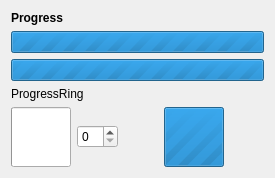
             <widget class="QWidget" name="widget_14" native="true">
              <property name="minimumSize">
               <size>
                <width>0</width>
                <height>0</height>
               </size>
              </property>
              <layout class="QGridLayout" name="gridLayout_20">
               <item row="2" column="0">
                <widget class="QProgressBar" name="progressBar_4">
                 <property name="maximum">
                  <number>0</number>
                 </property>
                 <property name="value">
                  <number>-1</number>
                 </property>
                 <property name="textVisible">
                  <bool>false</bool>
                 </property>
                 <property name="progressBarStyle" stdset="0">
                  <number>1</number>
                 </property>
                </widget>
               </item>
               <item row="1" column="0">
                <widget class="QProgressBar" name="progressBar_3">
                 <property name="maximum">
                  <number>0</number>
                 </property>
                 <property name="value">
                  <number>-1</number>
                 </property>
                 <property name="textVisible">
                  <bool>false</bool>
                 </property>
                </widget>
               </item>
               <item row="4" column="0">
                <layout class="QGridLayout" name="gridLayout_14">
                 <item row="0" column="0">
                  <widget class="QProgressBar" name="progressBar_5">
                   <property name="sizePolicy">
                    <sizepolicy hsizetype="Minimum" vsizetype="Minimum">
                     <horstretch>0</horstretch>
                     <verstretch>0</verstretch>
                    </sizepolicy>
                   </property>
                   <property name="minimumSize">
                    <size>
                     <width>60</width>
                     <height>60</height>
                    </size>
                   </property>
                   <property name="maximumSize">
                    <size>
                     <width>60</width>
                     <height>60</height>
                    </size>
                   </property>
                   <property name="maximum">
                    <number>99</number>
                   </property>
                   <property name="value">
                    <number>-1</number>
                   </property>
                   <property name="alignment">
                    <set>Qt::AlignmentFlag::AlignCenter</set>
                   </property>
                   <property name="progressBarStyle" stdset="0">
                    <number>2</number>
                   </property>
                  </widget>
                 </item>
                 <item row="0" column="1">
                  <widget class="QSpinBox" name="spinBox_2">
                   <property name="singleStep">
                    <number>1</number>
                   </property>
                  </widget>
                 </item>
                 <item row="0" column="4">
                  <spacer name="horizontalSpacer_9">
                   <property name="orientation">
                    <enum>Qt::Orientation::Horizontal</enum>
                   </property>
                   <property name="sizeHint" stdset="0">
                    <size>
                     <width>40</width>
                     <height>20</height>
                    </size>
                   </property>
                  </spacer>
                 </item>
                 <item row="0" column="3">
                  <widget class="QProgressBar" name="progressBar_16">
                   <property name="sizePolicy">
                    <sizepolicy hsizetype="Fixed" vsizetype="Fixed">
                     <horstretch>0</horstretch>
                     <verstretch>0</verstretch>
                    </sizepolicy>
                   </property>
                   <property name="minimumSize">
                    <size>
                     <width>60</width>
                     <height>60</height>
                    </size>
                   </property>
                   <property name="maximumSize">
                    <size>
                     <width>60</width>
                     <height>60</height>
                    </size>
                   </property>
                   <property name="maximum">
                    <number>0</number>
                   </property>
                   <property name="value">
                    <number>-1</number>
                   </property>
                   <property name="alignment">
                    <set>Qt::AlignmentFlag::AlignCenter</set>
                   </property>
                   <property name="progressBarStyle" stdset="0">
                    <number>2</number>
                   </property>
                  </widget>
                 </item>
                 <item row="0" column="2">
                  <spacer name="horizontalSpacer_28">
                   <property name="orientation">
                    <enum>Qt::Orientation::Horizontal</enum>
                   </property>
                   <property name="sizeType">
                    <enum>QSizePolicy::Policy::Fixed</enum>
                   </property>
                   <property name="sizeHint" stdset="0">
                    <size>
                     <width>40</width>
                     <height>20</height>
                    </size>
                   </property>
                  </spacer>
                 </item>
                </layout>
               </item>
               <item row="0" column="0">
                <widget class="QLabel" name="label_13">
                 <property name="font">
                  <font>
                   <bold>true</bold>
                  </font>
                 </property>
                 <property name="text">
                  <string>Progress</string>
                 </property>
                </widget>
               </item>
               <item row="3" column="0">
                <widget class="QLabel" name="label_14">
                 <property name="text">
                  <string>ProgressRing</string>
                 </property>
                </widget>
               </item>
              </layout>
             </widget>
